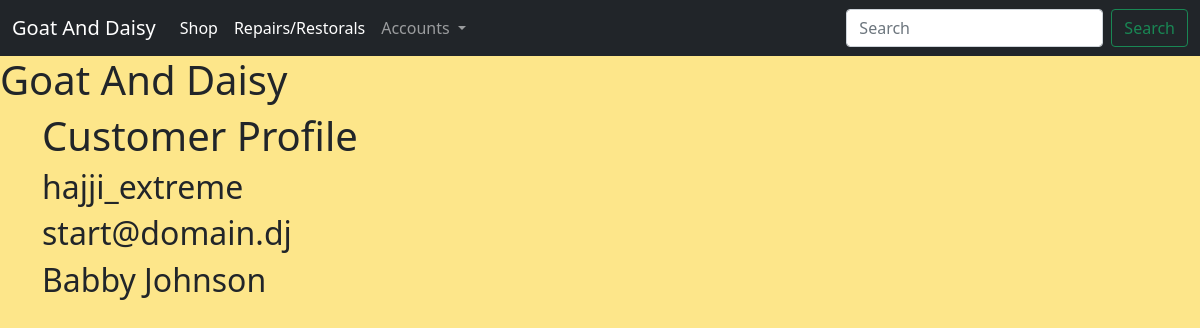
Page /profiles/14/ on the committed database.
### profiles/models.py (models this page shows, shortened)
class Customer(models.Model):
    username = models.OneToOneField(User, on_delete=models.CASCADE, null=True, editable=False)
    email = models.EmailField(unique=True, default="start@domain.dj")
    full_name = models.CharField(max_length=100, null=True, blank=True)
    address1 = models.CharField(max_length=100, null=True, blank=True)
    address2 = models.CharField(max_length=100, null=True, blank=True)
    postcode = models.CharField(max_length=40, null=True, blank=True)
    town_or_city = models.CharField(max_length=40, null=True, blank=True)
    country = models.CharField(max_length=40, null=True, blank=True)
    notes = models.TextField(null=True, blank=True)
    staff_notes = models.TextField(null=True, blank=True)
    has_active_shop_orders = models.BooleanField(default=False)
    has_active_repairs = models.BooleanField(default=False)

### profiles/views.py (the view)
# urls.py: path('<int:pk>/', views.CustomerProfilePage.as_view(), name='customer_profile'),
class CustomerProfilePage(View):
    def get(self, request, *args, **kwargs):
        customer = Customer.objects.get(pk=4)
        context = {
            'customer': customer,
        }
        return render(request, 'registration/customer_profile.html', context)

### templates/registration/customer_profile.html
{% extends 'base.html' %}
{% block content %}
<h1>Customer Profile</h1>
<h2>{{ customer.username }}</h2>
<h2>{{ customer.email }}</h2>
<h2>{{ customer.full_name }}</h2>
{% endblock %}

### static/css/site_base_custom.css (style rules this page uses)
body { background-color: var(--yellow-200); }

### rows in the picture
Customer: username "hajji_extreme", email "start@domain.dj", full_name "Babby Johnson"
